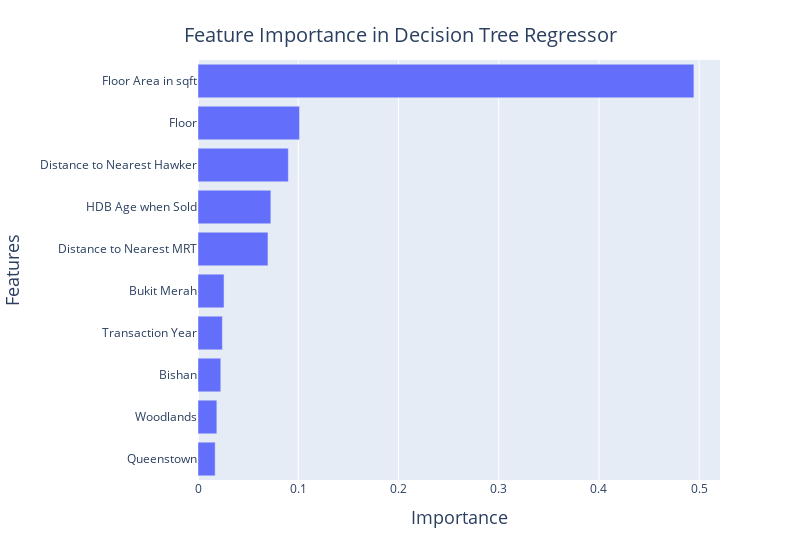

The notebook cell saved with this chart:
### Code cell
# Plot of features by importance in decision tree regressor model
fig2 = px.bar(feature_importance_df.tail(10),
              x='importance',
              y='feature',
              orientation='h',
              labels={'feature': 'Features', 'importance': 'Importance'},
              width = 800)
fig2.update_layout(title = {'text' : 'Feature Importance in Decision Tree Regressor', 'x' : 0.5, 'y' : 0.95, 'xanchor' : 'center', 'font': {'size': 20} }, 
                  xaxis_title_font={'size': 18}, 
                  yaxis_title_font={'size': 18},)
fig2.update_layout(yaxis = dict(
                   tickvals = ['floor_area_sqft', 'mid', 'hawker_nearest_distance', 'age_sold', 'mrt_nearest_distance', 'tranc_year', 'town_BUKIT MERAH', 'town_BISHAN', 'town_WOODLANDS', 'town_QUEENSTOWN'],
                   ticktext = ['Floor Area in sqft', 'Floor', 'Distance to Nearest Hawker', 'HDB Age when Sold', 'Distance to Nearest MRT', 'Transaction Year', 'Bukit Merah', 'Bishan', 'Woodlands', 'Queenstown']))
fig2.show()

### Figure 1 — Plotly figure (JSON) as saved in the notebook; plotly's stock layout.template omitted (floating-point values rounded to 4 significant figures)
{"data": [{"alignmentgroup": "True", "hovertemplate": "Importance=%{x}<br>Features=%{y}<extra></extra>", "legendgroup": "", "marker": {"color": "#636efa", "pattern": {"shape": ""}}, "name": "", "offsetgroup": "", "orientation": "h", "showlegend": false, "textposition": "auto", "type": "bar", "x": [0.01713, 0.01881, 0.02271, 0.0243, 0.02598, 0.06979, 0.07267, 0.09013, 0.1013, 0.4947], "xaxis": "x", "y": ["town_QUEENSTOWN", "town_WOODLANDS", "town_BISHAN", "tranc_year", "town_BUKIT MERAH", "mrt_nearest_distance", "age_sold", "hawker_nearest_distance", "mid", "floor_area_sqft"], "yaxis": "y"}], "layout": {"barmode": "relative", "legend": {"tracegroupgap": 0}, "margin": {"t": 60}, "title": {"font": {"size": 20}, "text": "Feature Importance in Decision Tree Regressor", "x": 0.5, "xanchor": "center", "y": 0.95}, "width": 800, "xaxis": {"anchor": "y", "domain": [0, 1], "title": {"font": {"size": 18}, "text": "Importance"}}, "yaxis": {"anchor": "x", "domain": [0, 1], "ticktext": ["Floor Area in sqft", "Floor", "Distance to Nearest Hawker", "HDB Age when Sold", "Distance to Nearest MRT", "Transaction Year", "Bukit Merah", "Bishan", "Woodlands", "Queenstown"], "tickvals": ["floor_area_sqft", "mid", "hawker_nearest_distance", "age_sold", "mrt_nearest_distance", "tranc_year", "town_BUKIT MERAH", "town_BISHAN", "town_WOODLANDS", "town_QUEENSTOWN"], "title": {"font": {"size": 18}, "text": "Features"}}}}
